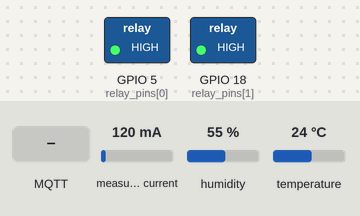
Simulated run of this sketch. Board: ESP32. Parts: switched loads named in the sketch (green lamp = pin HIGH). The test bench sets the inputs (shaded band); at power-on: measured current 120 mA, humidity 55 %, temperature 24 °C. No MQTT or app messages arrive unless stated.

Above: at 1.3 s.
1.4 s: MQTT message "5" arrives on the first subscribed topic
At 2.8 s:
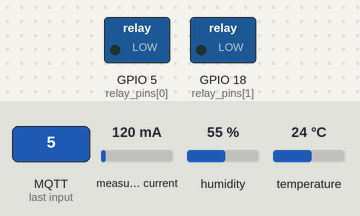
3.1 s: MQTT message "90" arrives on the first subscribed topic
At 4.0 s:
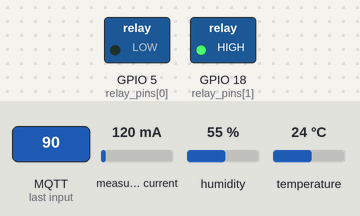
4.6 s: MQTT message "0" arrives on the first subscribed topic
At 5.2 s:
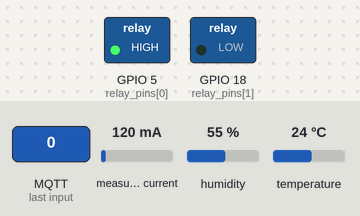
6.1 s: MQTT message "200" arrives on the first subscribed topic
At 7.3 s:
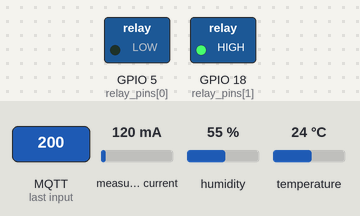
7.6 s: MQTT message "1" arrives on the first subscribed topic
At 8.7 s:
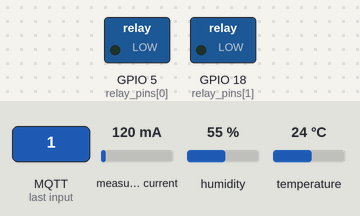
Timing chart, 0 to 10.1 s (numbered marks = the images above; inputs shaded):
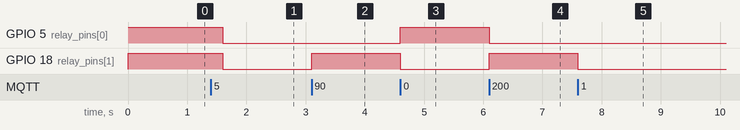

Measured:
- after the input at 1.4 s, GPIO 5 (relay_pins[0]), GPIO 18 (relay_pins[1]): HIGH → LOW after 0.20 s
- after the input at 3.1 s, GPIO 18 (relay_pins[1]): LOW → HIGH at once
- after the input at 4.6 s, GPIO 5 (relay_pins[0]): LOW → HIGH at once; GPIO 18 (relay_pins[1]): HIGH → LOW at once
- after the input at 6.1 s, GPIO 5 (relay_pins[0]): HIGH → LOW at once; GPIO 18 (relay_pins[1]): LOW → HIGH at once
- after the input at 7.6 s, GPIO 18 (relay_pins[1]): HIGH → LOW at once

The sketch:

test_measurement.ino
```cpp
#include <ACS712.h>
#include <DHT.h>
#include "EspMQTTClient.h"

//номер еспшки
#define CLIENT_ID "FUCK"
#define FLAT_NO_1 "1"
#define FLAT_NO_2 "2"

//кв. 1, реле 1; кв. 1, реле 2; кв. 2 реле 1; кв. 2, реле 1.
int relay_pins[2] = {5, 18};

#define PERIOD 500

#define DHT_1 27
// #define DHT_2 26
#define CURR_1 34
// #define CURR_2 34

DHT dht_1(DHT_1, DHT11);
// DHT dht_2(DHT_2, DHT11);
ACS712  acs1(CURR_1, 3.3, 4095, 100);
// ACS712  acs2(CURR_2, 3.3, 4095, 100);

const char* ssid = "TP-Link_4F90";
const char* password =  "NTOContest202324";
const char* mqttServer = "mqtt.cfeee1e5e4e00a.ru";
const int mqttPort = 1883;
const char* mqttUser = "nti";
const char* mqttPassword = "nti";

EspMQTTClient client(
  ssid,
  password,
  mqttServer,  // MQTT Broker server ip
  "nti",   // Can be omitted if not needed
  "nti",   // Can be omitted if not needed
  CLIENT_ID,     // Client name that uniquely identify your device
  mqttPort              // The MQTT port, default to 1883. this line can be omitted
);

int relay_states[2] = {0,0};

void onConnectionEstablished() {
    client.publish("/init", String("privet ya esp ") + String(CLIENT_ID));
    // client.
    client.subscribe("/test_control", [](const String &topicStr, const String &message){
        for(int i = 0; i < 2; i++){
            relay_states[i] = message[i] - '0';
            digitalWrite(relay_pins[i], !relay_states[i]);
        }
    });
}

void setup()
{
    //digital
    for (int i = 0; i < 2; i++){
        pinMode(relay_pins[i], OUTPUT);
        digitalWrite(relay_pins[i], 1);
    }
    delay(100);

    acs1.autoMidPointDC();
    // acs2.autoMidPointDC();

    pinMode(DHT_1, INPUT);
    // pinMode(DHT_2, INPUT);
    //analog
    pinMode(CURR_1, INPUT);
    // pinMode(CURR_2, INPUT);

    Serial.begin(115200);
    dht_1.begin();
    // dht_2.begin();
    client.enableDebuggingMessages(true);

}

unsigned long last_publish = 0;


void loop()
{
	client.loop();
    // Serial.println(dht_1.readTemperature());
    unsigned long m = millis();

    //SENSORS POLL AND PUBLISH
    if(m - last_publish > PERIOD){
        last_publish = m;
        //temp 1
        client.publish("/sensors", String("test_measure" + String(" temp=")) + dht_1.readTemperature() + ",relay1=" + relay_states[0] + ",relay2=" + relay_states[1] + ",curr=" +acs1.mA_DC(30)/1000.0);
        //temp 2
        // client.publish("/sensors", String("temp,flat=" + String(FLAT_NO_2) + String(" value=")) + dht_2.readTemperature());
        // // humidity 1
        // client.publish("/sensors", String("humd,flat=" + String(FLAT_NO_1) + String(" value=")) + dht_1.readHumidity());
        // // humidity 2
        // client.publish("/sensors", String("humd,flat=" + String(FLAT_NO_2) + String(" value=")) + dht_2.readHumidity());
        // // CURR 1
        // client.publish("/sensors", String("curr,flat=" + String(FLAT_NO_1) + String(" value=")) + acs1.mA_DC()/1000.0);
        // // CURR 2
        // client.publish("/sensors", String("curr,flat=" + String(FLAT_NO_2) + String(" value=")) + acs2.mA_DC()/1000.0);
    }

    //RELAY ALGO

}
```
